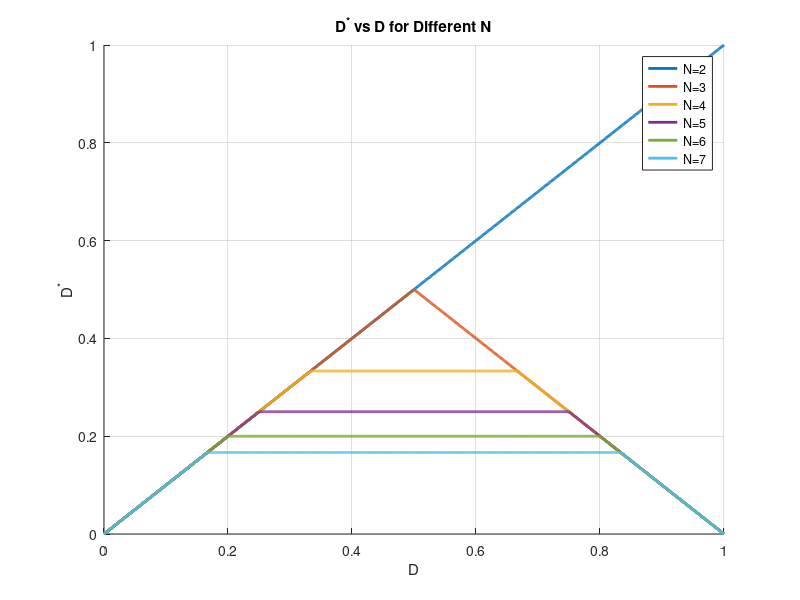
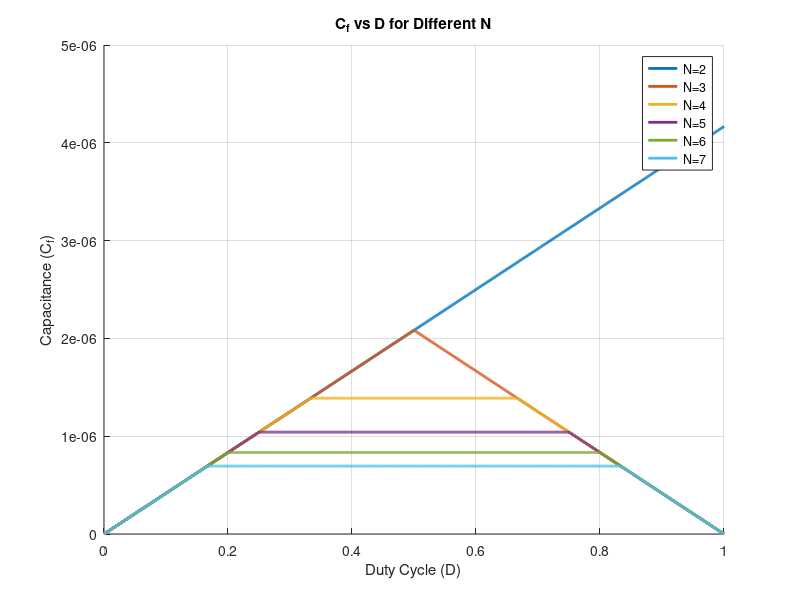
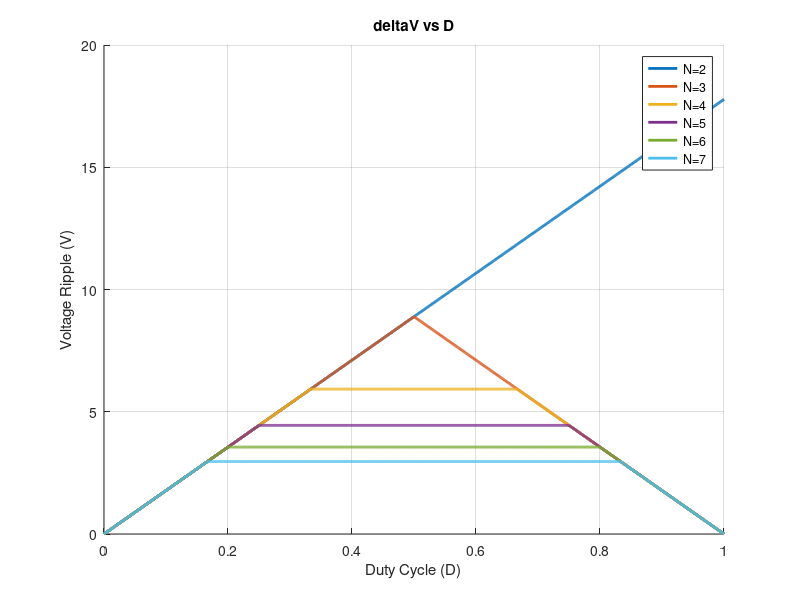

The MATLAB script that drew these images, in order:
%% Voltage Ripple duty cycle calcs
clear; clc;

D = linspace(0,1,1000);      

figure;
hold on;

for N = 2:7
    Dstar = zeros(size(D));   % reset each loop
    
    for k = 1:length(D)
        if D(k) <= 1/(N-1)
            Dstar(k) = D(k);
        elseif D(k) <= (N-2)/(N-1)
            Dstar(k) = 1/(N-1);
        else
            Dstar(k) = 1 - D(k);
        end
    end
    
    plot(D, Dstar, 'LineWidth', 2)
end

xlabel('D')
ylabel('D^*')
title('D^* vs D for Different N')
grid on;

legend('N=2','N=3','N=4','N=5','N=6','N=7');

%% Flying Capacitor 
clear; clc;

Imax = 8;
deltaV = 19.2;
Fsw = 100000;

D = linspace(0,1,1000);          

figure;
hold on;

for N = 2:7
    Dstar = zeros(size(D));   % reset for each N
    
    for k = 1:length(D)
        if D(k) <= 1/(N-1)
            Dstar(k) = D(k);
        elseif D(k) <= (N-2)/(N-1)
            Dstar(k) = 1/(N-1);
        else
            Dstar(k) = 1 - D(k);
        end
    end
    
    Cf = (Imax/deltaV) .* Dstar .* (1/Fsw);
    plot(D, Cf, 'LineWidth', 2)
end

xlabel('Duty Cycle (D)')
ylabel('Capacitance (C_f)')
title('C_f vs D for Different N')
grid on;

legend('N=2','N=3','N=4','N=5','N=6','N=7');

%% Voltage Ripple
clear; clc;

Imax = 8;
Cf = 4.5e-6;
Fsw = 100000;

D = linspace(0,1,1000);          

figure;
hold on;

for N = 2:7
    Dstar = zeros(size(D));   % reset for each N
    
    for k = 1:length(D)
        if D(k) <= 1/(N-1)
            Dstar(k) = D(k);
        elseif D(k) <= (N-2)/(N-1)
            Dstar(k) = 1/(N-1);
        else
            Dstar(k) = 1 - D(k);
        end
    end
    
    deltaV = (Imax/Cf) .* Dstar .* (1/Fsw);
    plot(D, deltaV, 'LineWidth', 2)
end

xlabel('Duty Cycle (D)')
ylabel('Voltage Ripple (V)')
title('deltaV vs D')
grid on;

legend('N=2','N=3','N=4','N=5','N=6','N=7');
